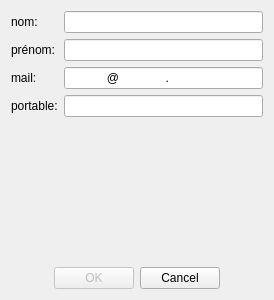
<?xml version="1.0" encoding="UTF-8"?>
<ui version="4.0">
 <class>DialogModif</class>
 <widget class="QDialog" name="DialogModif">
  <property name="geometry">
   <rect>
    <x>0</x>
    <y>0</y>
    <width>274</width>
    <height>300</height>
   </rect>
  </property>
  <property name="windowTitle">
   <string>Dialog</string>
  </property>
  <layout class="QVBoxLayout" name="verticalLayout">
   <item>
    <layout class="QFormLayout" name="formLayout">
     <item row="0" column="0">
      <widget class="QLabel" name="label_2">
       <property name="text">
        <string>nom:</string>
       </property>
      </widget>
     </item>
     <item row="1" column="0">
      <widget class="QLabel" name="label_3">
       <property name="text">
        <string>prénom:</string>
       </property>
      </widget>
     </item>
     <item row="1" column="1">
      <widget class="QLineEdit" name="lineEditModifPrenomContact">
       <property name="inputMask">
        <string>&gt;A&lt;aaaaaaaaaaaaaaaaaaa</string>
       </property>
      </widget>
     </item>
     <item row="2" column="0">
      <widget class="QLabel" name="label_4">
       <property name="text">
        <string>mail:</string>
       </property>
      </widget>
     </item>
     <item row="2" column="1">
      <widget class="QLineEdit" name="lineEditModifMailContact">
       <property name="inputMask">
        <string>&lt;AAaaaaaaaaaa@AAaaaaaaaaaaaa.AAaaa</string>
       </property>
      </widget>
     </item>
     <item row="3" column="0">
      <widget class="QLabel" name="label_5">
       <property name="text">
        <string>portable:</string>
       </property>
      </widget>
     </item>
     <item row="3" column="1">
      <widget class="QLineEdit" name="lineEditModifNPortableContact">
       <property name="inputMask">
        <string>9999999999</string>
       </property>
       <property name="text">
        <string/>
       </property>
      </widget>
     </item>
     <item row="0" column="1">
      <widget class="QLineEdit" name="lineEditModifNomContact">
       <property name="inputMask">
        <string>&gt;A&lt;aaaaaaaaaaaaaaaaaaa</string>
       </property>
      </widget>
     </item>
    </layout>
   </item>
   <item>
    <layout class="QHBoxLayout" name="horizontalLayout">
     <item>
      <spacer name="horizontalSpacer_2">
       <property name="orientation">
        <enum>Qt::Horizontal</enum>
       </property>
       <property name="sizeHint" stdset="0">
        <size>
         <width>40</width>
         <height>20</height>
        </size>
       </property>
      </spacer>
     </item>
     <item>
      <widget class="QPushButton" name="pushButtonOk">
       <property name="enabled">
        <bool>false</bool>
       </property>
       <property name="text">
        <string>OK</string>
       </property>
      </widget>
     </item>
     <item>
      <widget class="QPushButton" name="pushButtonCancel">
       <property name="text">
        <string>Cancel</string>
       </property>
      </widget>
     </item>
     <item>
      <spacer name="horizontalSpacer">
       <property name="orientation">
        <enum>Qt::Horizontal</enum>
       </property>
       <property name="sizeHint" stdset="0">
        <size>
         <width>40</width>
         <height>20</height>
        </size>
       </property>
      </spacer>
     </item>
    </layout>
   </item>
  </layout>
 </widget>
 <resources/>
 <connections/>
</ui>
